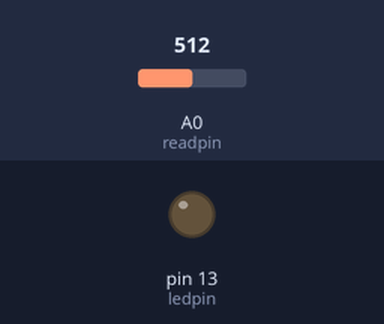
The sketch below on a simulated Arduino Uno, built with avr-gcc and run on an emulated ATmega328P. Parts: output pins drawn as LEDs (lit = HIGH). Inputs (shaded band) come from the test bench; at power-on: A0 (readpin) = 512.

Above: at 1.2 s.
1.3 s: A0 (readpin) set to 312
2.8 s: A0 (readpin) set to 286
At 3.5 s:
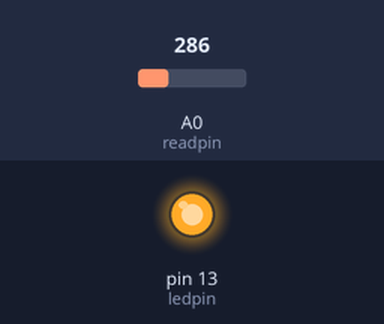
4.3 s: A0 (readpin) set to 306
At 4.7 s:
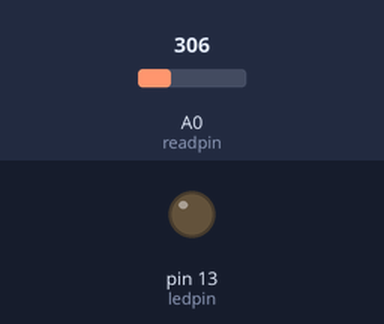
5.8 s: A0 (readpin) set to 290
At 7.1 s:
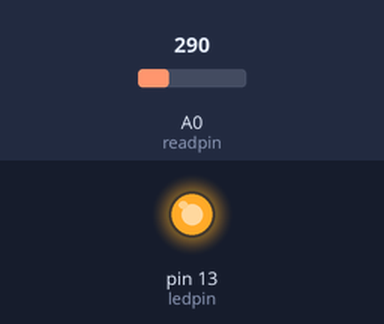
Timing chart, 0 to 8.3 s (numbered marks = the images above; inputs shaded):
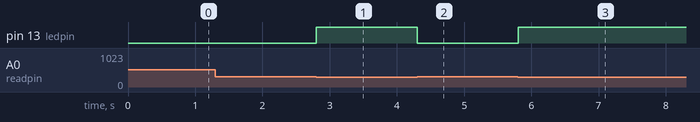

The sketch:

week4_chal.ino
```cpp
int readpin=A0, ledpin=13;
int val;

void setup() {
  // put your setup code here, to run once:

  pinMode(readpin,INPUT);
  pinMode(ledpin, OUTPUT);
  Serial.begin(9600);

}

void loop() {
  // put your main code here, to run repeatedly:

  val = analogRead(readpin);
  if(val < 300) digitalWrite(ledpin, HIGH);
  else digitalWrite(ledpin,LOW);
  delay(100);

}
```

Measured:
- the behaviour switches between 300 and 299 on A0 (readpin) (found by bisection; images 0 and 1)
- after the input at 1.3 s, every drawn part: stays the same
- after the input at 2.8 s, pin 13 (ledpin): LOW → HIGH at once
- after the input at 4.3 s, pin 13 (ledpin): HIGH → LOW at once
- after the input at 5.8 s, pin 13 (ledpin): LOW → HIGH at once
